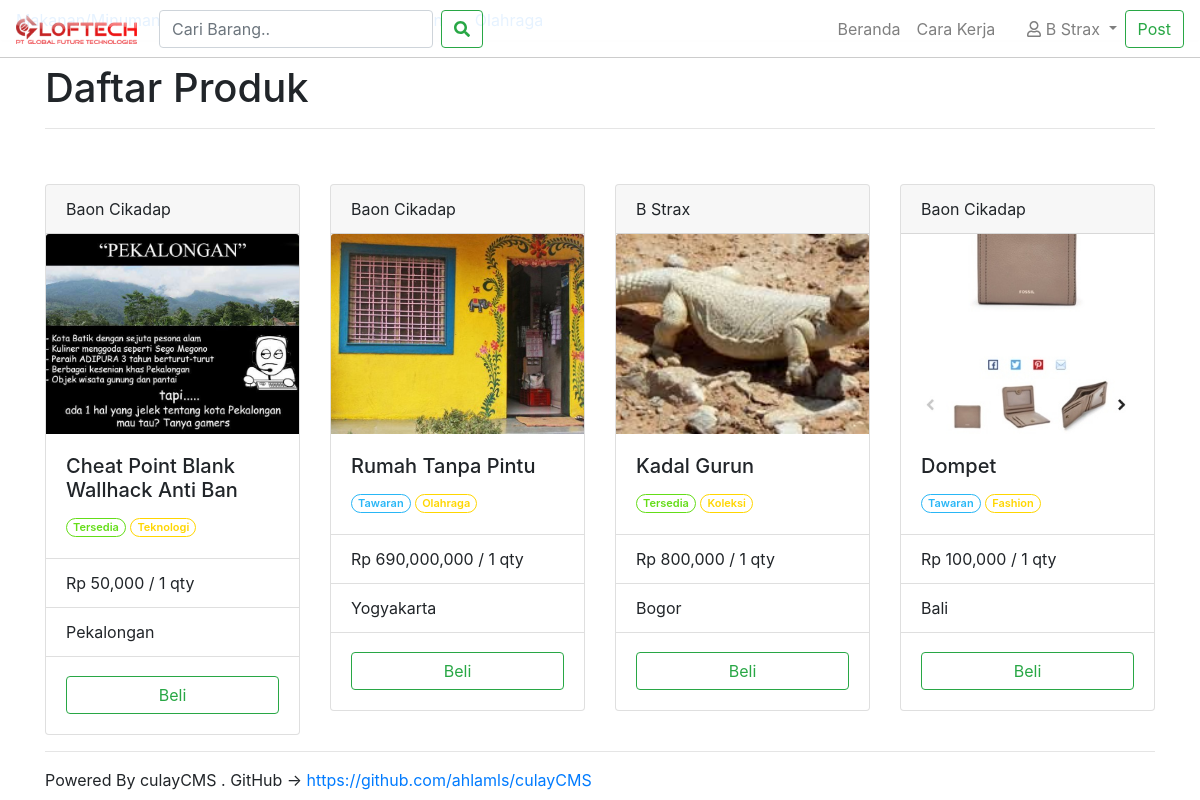
Page /produklist.php (signed in) on the committed database.
### tables this page shows
CREATE TABLE `produk` (
  `id` int(11) NOT NULL,
  `judul` text NOT NULL,
  `desk` text NOT NULL,
  `harga` int(11) NOT NULL,
  `type` int(11) NOT NULL,
  `qty` int(11) NOT NULL,
  `gambar` text NOT NULL,
  `kota_id` int(11) NOT NULL,
  `kat_id` int(11) NOT NULL,
  `user_id` int(11) NOT NULL
);

CREATE TABLE `user` (
  `id` int(11) NOT NULL,
  `username` text NOT NULL,
  `name` text NOT NULL,
  `email` text NOT NULL,
  `password` text NOT NULL,
  `saldo` int(11) NOT NULL
);

CREATE TABLE `kategori` (
  `id` int(11) NOT NULL,
  `nama` text NOT NULL
);

CREATE TABLE `kota` (
  `id` int(11) NOT NULL,
  `nama` text NOT NULL,
  `gambar` text NOT NULL
);

### produklist.php (the view, shortened to what this page needs)
<?php
require_once "modular/header.php";
if (!isset($_GET['kat']) AND !isset($_GET['kota']) AND !isset($_GET['search']) AND !isset($_GET['user'])) {
  $title = "Daftar Produk";
  $query = "";
} else if (isset($_GET['kat'])){
  $kat = eskep($_GET['kat']);
    $query = "WHERE `kat_id` = $kat";
    $sql = "SELECT nama FROM kategori WHERE `id` = '$kat'";
$result = $conn->query($sql);
if ($result->num_rows > 0) {
    while($row = $result->fetch_assoc()) {
        $title = $row['nama'];
    }
} else {
  die("Invalid Kategori");
}
} else if (isset($_GET['kota'])){
  $kota = eskep($_GET['kota']);
    $query = "WHERE `kota_id` = $kota";
    $sql = "SELECT nama FROM kota WHERE `id` = '$kota'";
$result = $conn->query($sql);
if ($result->num_rows > 0) {
    while($row = $result->fetch_assoc()) {
        $title = $row['nama'];
    }
} else {
  die("Invalid Kota");
}
} else if (isset($_GET['search'])) {
  $search = eskep(htmlentities($_GET['search']));
    $title="Hasil Pencarian : " . $search;
    $query = "WHERE `judul` LIKE '%$search%'";
} else if (isset($_GET['user'])) {
  $search = eskep(htmlentities($_GET['user']));
    $query = "WHERE `user_id` = '$search'";
    $sql = "SELECT name FROM user WHERE `id` = '$search'";
$result = $conn->query($sql);
if ($result->num_rows > 0) {
    while($row = $result->fetch_assoc()) {
          $title="User : " . $row['name'];
    }
} else {
  die("Invalid User");
}
}
$sql = "SELECT * FROM produk $query ORDER BY `id` DESC ";
$result = $conn->query($sql);
if ($result->num_rows > 0) {
    while($row = $result->fetch_assoc()) {
      $gambar = $row['gambar'];
      $judul = $row['judul'];
      $harga = number_format($row['harga']);
      $qty = $row['qty'];
      $kategori_id = $row['kat_id'];
      $user_id = $row['user_id'];
      $kota_id = $row['kota_id'];
      $sqlx = "SELECT nama FROM kategori WHERE `id` = $kategori_id";
$resultx = $conn->query($sqlx);
if ($resultx->num_rows > 0) {
    while($rowx = $resultx->fetch_assoc()) {
        $kategori = $rowx['nama'];
    }
} else {
  $kategori = "Tidak Diketahui";
}
$sqlx = "SELECT nama FROM kota WHERE `id` = $kota_id";
$resultx = $conn->query($sqlx);
if ($resultx->num_rows > 0) {
while($rowx = $resultx->fetch_assoc()) {
  $kota = $rowx['nama'];
}
} else {
$kota = "Tidak Diketahui";
}
$sqlx = "SELECT name FROM user WHERE `id` = $user_id";
$resultx = $conn->query($sqlx);
if ($resultx->num_rows > 0) {
while($rowx = $resultx->fetch_assoc()) {
  $user= $rowx['name'];
}
} else {
$user = "Tidak Diketahui" ;
}
      if ($row['type'] == 0) {
        $badge = "<span class='badge badge-outlined badge-success'>Tersedia</span>";
      } else {
        $badge = "<span class='badge badge-outlined badge-info'>Tawaran</span>";
      }
      $aidi = $row['id'];
$produklist .= "<div class='col-xs-12 col-md-3 pcard'>
<br>
  <div class='card' style='width: 100%;'>
  <div class='card-header'>
   $user
 </div>
    <img src='$gambar' class=' crop11 card-img-top' alt='$judul'>
    <div class='card-body'>
      <h5 class='card-title'>$judul</h5>
      $badge <span class='badge badge-outlined badge-warning'>$kategori</span>
    </div>
    <ul class='list-group list-group-flush'>
      <li class='list-group-item'>Rp $harga / $qty qty</li>
      <li class='list-group-item'>$kota</li>
    </ul>
    <div class='card-body'>
      <a href='produk.php?id=$aidi' ><button type='button ' class='btn btn-outline-success w-100'>Beli</button></a>
    </div>
  </div>
</div>";
      }
} else {
    $produklist = "Tidak ada produk yang bisa ditampilkan";
}
?>
<body class="bg-light">
<?php require_once "modular/navbar.php"?>
<main role="main" class="container">
<br>
  <h1 class="d-none d-lg-block d-md-block"><?php echo $title ?></h1>
  <hr>
  <div class="row">
<?php echo $produklist;?>
  </div>
<hr>
Powered By culayCMS . GitHub -> <a href="https://github.com/ahlamls/culayCMS">https://github.com/ahlamls/culayCMS</a>
</main>
<?php
require_once "modular/footer.php" ?>

### assets/css/style.css (style rules this page uses)
.crop11 { object-fit: cover; width: 100%; height: 200px; }
.pcard { padding-top:15px !important; }
.bg-light { background-color:#FFFFFF !important; }
.badge { display: inline-block; font-size: 11px; font-weight: 600; padding: 3px 6px; border: 1px solid transparent; min-width: 10px; line-height: 1; color: #fff; text-align: center; white-space: nowrap; vertical-align: middle; border-radius: 99999px }
.badge.badge-success { background-color: #64DD17 }
.badge.badge-warning { background-color: #FFD600 }
.badge.badge-info { background-color: #29B6F6 }
.badge.badge-outlined { background-color: transparent }
.badge.badge-outlined.badge-success { border-color: #64DD17; color: #64DD17 }
.badge.badge-outlined.badge-warning { border-color: #FFD600; color: #FFD600 }
.badge.badge-outlined.badge-info { border-color: #29B6F6; color: #29B6F6 }

### rows in the picture
produk: user.name "Baon Cikadap", gambar (picture), judul "Cheat Point Blank Wallhack Anti Ban", type "Tersedia", kategori.nama "Teknologi", harga "50,000", qty "1", kota.nama "Pekalongan"
produk: user.name "Baon Cikadap", gambar (picture), judul "Rumah Tanpa Pintu", type "Tawaran", kategori.nama "Olahraga", harga "690,000,000", qty "1", kota.nama "Yogyakarta"
produk: user.name "B Strax", gambar (picture), judul "Kadal Gurun", type "Tersedia", kategori.nama "Koleksi", harga "800,000", qty "1", kota.nama "Bogor"
produk: user.name "Baon Cikadap", gambar (picture), judul "Dompet", type "Tawaran", kategori.nama "Fashion", harga "100,000", qty "1", kota.nama "Bali"

### other values in the picture
$uname "B Strax"
$title "Daftar Produk"
